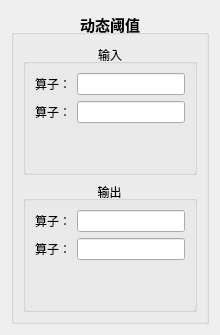
        <widget class="QWidget" name="page_15">
         <layout class="QVBoxLayout" name="verticalLayout_26">
          <item>
           <widget class="QGroupBox" name="groupBox_36">
            <property name="font">
             <font>
              <pointsize>11</pointsize>
              <bold>true</bold>
             </font>
            </property>
            <property name="autoFillBackground">
             <bool>true</bool>
            </property>
            <property name="title">
             <string>动态阈值</string>
            </property>
            <property name="alignment">
             <set>Qt::AlignCenter</set>
            </property>
            <layout class="QVBoxLayout" name="verticalLayout_62">
             <item>
              <widget class="QGroupBox" name="groupBox_37">
               <property name="font">
                <font>
                 <pointsize>9</pointsize>
                 <bold>false</bold>
                </font>
               </property>
               <property name="title">
                <string>输入</string>
               </property>
               <property name="alignment">
                <set>Qt::AlignCenter</set>
               </property>
               <layout class="QVBoxLayout" name="verticalLayout_63">
                <item>
                 <layout class="QVBoxLayout" name="verticalLayout_64">
                  <item>
                   <layout class="QHBoxLayout" name="horizontalLayout_36">
                    <item>
                     <widget class="QLabel" name="label_34">
                      <property name="text">
                       <string>算子：</string>
                      </property>
                     </widget>
                    </item>
                    <item>
                     <widget class="QLineEdit" name="lineEdit_34"/>
                    </item>
                   </layout>
                  </item>
                  <item>
                   <layout class="QHBoxLayout" name="horizontalLayout_37">
                    <item>
                     <widget class="QLabel" name="label_35">
                      <property name="text">
                       <string>算子：</string>
                      </property>
                     </widget>
                    </item>
                    <item>
                     <widget class="QLineEdit" name="lineEdit_35"/>
                    </item>
                   </layout>
                  </item>
                 </layout>
                </item>
                <item>
                 <spacer name="verticalSpacer_18">
                  <property name="orientation">
                   <enum>Qt::Vertical</enum>
                  </property>
                  <property name="sizeHint" stdset="0">
                   <size>
                    <width>20</width>
                    <height>40</height>
                   </size>
                  </property>
                 </spacer>
                </item>
               </layout>
              </widget>
             </item>
             <item>
              <widget class="QGroupBox" name="groupBox_38">
               <property name="font">
                <font>
                 <pointsize>9</pointsize>
                 <bold>false</bold>
                </font>
               </property>
               <property name="title">
                <string>输出</string>
               </property>
               <property name="alignment">
                <set>Qt::AlignCenter</set>
               </property>
               <layout class="QVBoxLayout" name="verticalLayout_65">
                <item>
                 <layout class="QVBoxLayout" name="verticalLayout_66">
                  <item>
                   <layout class="QHBoxLayout" name="horizontalLayout_38">
                    <item>
                     <widget class="QLabel" name="label_36">
                      <property name="text">
                       <string>算子：</string>
                      </property>
                     </widget>
                    </item>
                    <item>
                     <widget class="QLineEdit" name="lineEdit_36"/>
                    </item>
                   </layout>
                  </item>
                  <item>
                   <layout class="QHBoxLayout" name="horizontalLayout_39">
                    <item>
                     <widget class="QLabel" name="label_37">
                      <property name="text">
                       <string>算子：</string>
                      </property>
                     </widget>
                    </item>
                    <item>
                     <widget class="QLineEdit" name="lineEdit_37"/>
                    </item>
                   </layout>
                  </item>
                 </layout>
                </item>
                <item>
                 <spacer name="verticalSpacer_19">
                  <property name="orientation">
                   <enum>Qt::Vertical</enum>
                  </property>
                  <property name="sizeHint" stdset="0">
                   <size>
                    <width>20</width>
                    <height>40</height>
                   </size>
                  </property>
                 </spacer>
                </item>
               </layout>
              </widget>
             </item>
            </layout>
           </widget>
          </item>
         </layout>
        </widget>
